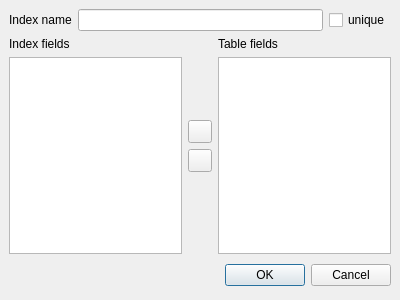
<?xml version="1.0" encoding="UTF-8"?>
<ui version="4.0">
 <class>DlgIndexDef</class>
 <widget class="QDialog" name="DlgIndexDef">
  <property name="geometry">
   <rect>
    <x>0</x>
    <y>0</y>
    <width>400</width>
    <height>300</height>
   </rect>
  </property>
  <property name="windowTitle">
   <string>Dialog</string>
  </property>
  <layout class="QVBoxLayout">
   <property name="spacing">
    <number>6</number>
   </property>
   <property name="leftMargin">
    <number>9</number>
   </property>
   <property name="topMargin">
    <number>9</number>
   </property>
   <property name="rightMargin">
    <number>9</number>
   </property>
   <property name="bottomMargin">
    <number>9</number>
   </property>
   <item>
    <layout class="QHBoxLayout">
     <property name="spacing">
      <number>6</number>
     </property>
     <property name="leftMargin">
      <number>0</number>
     </property>
     <property name="topMargin">
      <number>0</number>
     </property>
     <property name="rightMargin">
      <number>0</number>
     </property>
     <property name="bottomMargin">
      <number>0</number>
     </property>
     <item>
      <widget class="QLabel" name="label_3">
       <property name="text">
        <string>Index name</string>
       </property>
      </widget>
     </item>
     <item>
      <widget class="QLineEdit" name="edIndexName"/>
     </item>
     <item>
      <widget class="QCheckBox" name="chkUnique">
       <property name="text">
        <string>unique</string>
       </property>
      </widget>
     </item>
    </layout>
   </item>
   <item>
    <layout class="QHBoxLayout">
     <property name="spacing">
      <number>6</number>
     </property>
     <property name="leftMargin">
      <number>0</number>
     </property>
     <property name="topMargin">
      <number>0</number>
     </property>
     <property name="rightMargin">
      <number>0</number>
     </property>
     <property name="bottomMargin">
      <number>0</number>
     </property>
     <item>
      <layout class="QVBoxLayout">
       <property name="spacing">
        <number>6</number>
       </property>
       <property name="leftMargin">
        <number>0</number>
       </property>
       <property name="topMargin">
        <number>0</number>
       </property>
       <property name="rightMargin">
        <number>0</number>
       </property>
       <property name="bottomMargin">
        <number>0</number>
       </property>
       <item>
        <widget class="QLabel" name="label_2">
         <property name="text">
          <string>Index fields</string>
         </property>
        </widget>
       </item>
       <item>
        <widget class="QListWidget" name="lstIndex"/>
       </item>
      </layout>
     </item>
     <item>
      <layout class="QVBoxLayout">
       <property name="spacing">
        <number>6</number>
       </property>
       <property name="leftMargin">
        <number>0</number>
       </property>
       <property name="topMargin">
        <number>0</number>
       </property>
       <property name="rightMargin">
        <number>0</number>
       </property>
       <property name="bottomMargin">
        <number>0</number>
       </property>
       <item>
        <spacer>
         <property name="orientation">
          <enum>Qt::Vertical</enum>
         </property>
         <property name="sizeHint" stdset="0">
          <size>
           <width>20</width>
           <height>40</height>
          </size>
         </property>
        </spacer>
       </item>
       <item>
        <widget class="QToolButton" name="btAdd"/>
       </item>
       <item>
        <widget class="QToolButton" name="btRemove"/>
       </item>
       <item>
        <spacer>
         <property name="orientation">
          <enum>Qt::Vertical</enum>
         </property>
         <property name="sizeHint" stdset="0">
          <size>
           <width>20</width>
           <height>40</height>
          </size>
         </property>
        </spacer>
       </item>
      </layout>
     </item>
     <item>
      <layout class="QVBoxLayout">
       <property name="spacing">
        <number>6</number>
       </property>
       <property name="leftMargin">
        <number>0</number>
       </property>
       <property name="topMargin">
        <number>0</number>
       </property>
       <property name="rightMargin">
        <number>0</number>
       </property>
       <property name="bottomMargin">
        <number>0</number>
       </property>
       <item>
        <widget class="QLabel" name="label">
         <property name="text">
          <string>Table fields</string>
         </property>
        </widget>
       </item>
       <item>
        <widget class="QListWidget" name="lstTable"/>
       </item>
      </layout>
     </item>
    </layout>
   </item>
   <item>
    <layout class="QHBoxLayout">
     <property name="spacing">
      <number>6</number>
     </property>
     <property name="leftMargin">
      <number>0</number>
     </property>
     <property name="topMargin">
      <number>0</number>
     </property>
     <property name="rightMargin">
      <number>0</number>
     </property>
     <property name="bottomMargin">
      <number>0</number>
     </property>
     <item>
      <spacer>
       <property name="orientation">
        <enum>Qt::Horizontal</enum>
       </property>
       <property name="sizeHint" stdset="0">
        <size>
         <width>131</width>
         <height>31</height>
        </size>
       </property>
      </spacer>
     </item>
     <item>
      <widget class="QPushButton" name="okButton">
       <property name="text">
        <string>OK</string>
       </property>
      </widget>
     </item>
     <item>
      <widget class="QPushButton" name="cancelButton">
       <property name="text">
        <string>Cancel</string>
       </property>
      </widget>
     </item>
    </layout>
   </item>
  </layout>
  <action name="actionRemoveFieldFromIndex">
   <property name="icon">
    <iconset resource="../../../libqf/libqfqmlwidgets/images/images.qrc">
     <normaloff>:/qf/qmlwidgets/images/right.svg</normaloff>:/qf/qmlwidgets/images/right.svg</iconset>
   </property>
   <property name="text">
    <string>RemoveFieldFromIndex</string>
   </property>
   <property name="toolTip">
    <string>Remove field from index</string>
   </property>
  </action>
  <action name="actionAddFieldToIndex">
   <property name="icon">
    <iconset resource="../../../libqf/libqfqmlwidgets/images/images.qrc">
     <normaloff>:/qf/qmlwidgets/images/left.svg</normaloff>:/qf/qmlwidgets/images/left.svg</iconset>
   </property>
   <property name="text">
    <string>AddFieldToIndex</string>
   </property>
   <property name="toolTip">
    <string>Add field to index</string>
   </property>
  </action>
 </widget>
 <resources>
  <include location="../../../libqf/libqfqmlwidgets/images/images.qrc"/>
 </resources>
 <connections>
  <connection>
   <sender>okButton</sender>
   <signal>clicked()</signal>
   <receiver>DlgIndexDef</receiver>
   <slot>accept()</slot>
   <hints>
    <hint type="sourcelabel">
     <x>278</x>
     <y>253</y>
    </hint>
    <hint type="destinationlabel">
     <x>96</x>
     <y>254</y>
    </hint>
   </hints>
  </connection>
  <connection>
   <sender>cancelButton</sender>
   <signal>clicked()</signal>
   <receiver>DlgIndexDef</receiver>
   <slot>reject()</slot>
   <hints>
    <hint type="sourcelabel">
     <x>369</x>
     <y>253</y>
    </hint>
    <hint type="destinationlabel">
     <x>179</x>
     <y>282</y>
    </hint>
   </hints>
  </connection>
 </connections>
</ui>
